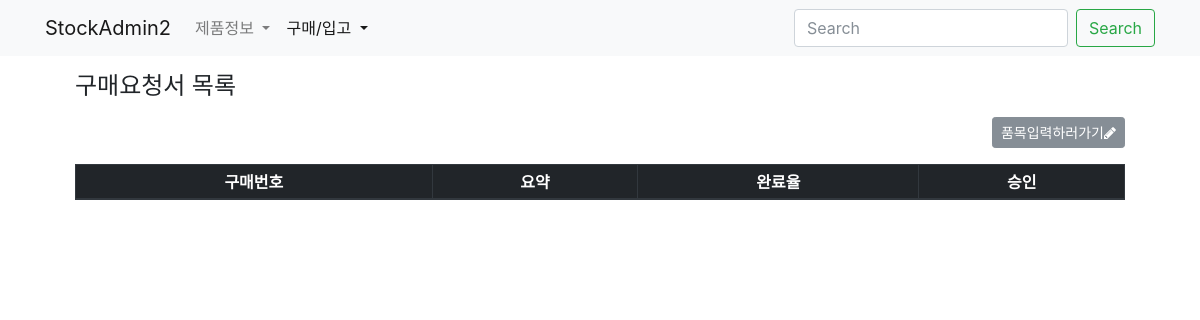
Before: /buy/ with the older database file.
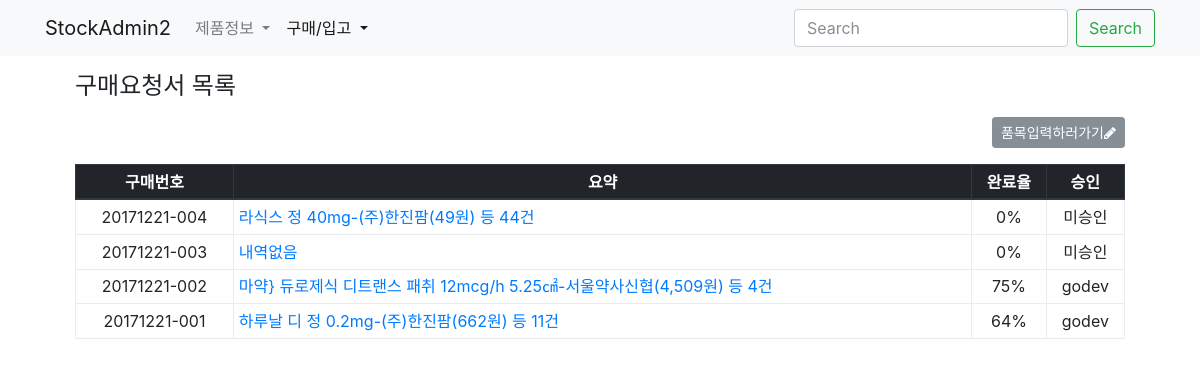
After: the same page with the newer database file.
### buy/models.py (models this page shows, shortened)
class Buy(models.Model):
    slug = models.SlugField('구매번호', unique=True, blank=True, editable=False)
    commiter = models.ForeignKey(settings.AUTH_USER_MODEL, blank=True, null=True, on_delete=models.SET_NULL)
    date = models.DateField('구매일자', blank=True, default=timezone.now)
    iscart = models.BooleanField('카트인지', blank=True, default=False)
    updated = models.DateTimeField(auto_now=True)
    created = models.DateTimeField(auto_now_add=True)
    class Meta:
        verbose_name = '구매요청서'
        verbose_name_plural = '구매요청서'
        ordering = '-created',
    def get_absolute_url(self):
        return reverse('buy:buy-detail', args=(self.slug,))
    @property
    def description(self):
        itemset = self.buyitem_set.all()
        if itemset.exists():
            fistitem = str(itemset.first().buyinfo)
            count = itemset.count()
            return "{} 등 {}건".format(fistitem, count)
        return "내역없음"
    def get_complete_rate(self):
        total_buyitem_count = self.buyitem_set.count()
        if total_buyitem_count > 0:
            annoset = self.buyitem_set.annotate(stocked_amount_sum=Sum('stockrecord__amount'))
            completed_set = annoset.filter(Q(stocked_amount_sum=F('amount'))|Q(isend=True) )
            return completed_set.count() / total_buyitem_count
        return 0

class BuyItem(models.Model):
    buy = models.ForeignKey(Buy, null=True, blank=True, on_delete=models.CASCADE)
    buyinfo = models.ForeignKey('product.BuyInfo', on_delete=models.PROTECT)
    amount = models.IntegerField('구매수량')
    comment = models.CharField('비고', max_length=50, blank=True)
    isend = models.BooleanField('구매종결', default=False)
    updated = models.DateTimeField(auto_now=True)
    created = models.DateTimeField(auto_now_add=True)
    objects = BuyItemManager()
    class Meta:
        verbose_name = '구매품목'
        verbose_name_plural = '구매품목'
        unique_together = 'buy', 'buyinfo',
    def __init__(self, *args, **kwargs):
        super(BuyItem, self).__init__(*args, **kwargs)

### product/models.py (models this page shows, shortened)
class BuyInfo(BuyInfoMixin, models.Model):
    slug = models.SlugField('구매코드', unique=True, blank=True)
    product = models.ForeignKey(Product, on_delete=models.CASCADE)
    market = models.ForeignKey(Market, on_delete=models.CASCADE, null=True, blank=True)
    buy_edi_code = models.CharField('보험코드', max_length=50, blank=True, default="")
    date = models.DateField('시작일자', blank=True, default=timezone.now)
    price = models.DecimalField('구매가격', max_digits=50, decimal_places=2, default=0)
    pay_type = models.CharField('급여구분', blank=True, max_length=50, default="")
    pro_type = models.CharField('전문/일반', blank=True, max_length=50, default="")
    active = models.BooleanField('사용중', default=True)
    updated = models.DateTimeField(auto_now=True)
    created = models.DateTimeField(auto_now_add=True)
    objects = BuyInfoManager()
    class Meta:
        verbose_name = '구매정보'
        verbose_name_plural = '구매정보'
        ordering = '-created',
    def __str__(self):
        if self.market and self.product:
            title = "{}-{}({:,.0f}원)".format(self.product.name, self.market.name, self.price)
            return title
        return self.slug

class Product(models.Model):
    name = models.CharField('제품명', max_length=50, unique=True)
    code = models.CharField('제품코드', max_length=50, unique=True)
    edi_code = models.CharField('보험코드', max_length=50, blank=True, default="")
    company = models.CharField('판매사', max_length=50, blank=True, default="")
    std_unit = models.CharField('제품규격', max_length=10, choices=zip(STD_UNITs, STD_UNITs), default="")
    pkg_amount = models.IntegerField('포장수량', default=1)
    etc_class = models.CharField('기타구분', max_length=10, choices=zip(ETC_CLASS, ETC_CLASS), default='일반')
    apply_root = models.CharField('복용방법', max_length=50, blank=True, default="")
    unit = models.CharField('적용단위', max_length=50, blank=True, default="")
    unit_amount = models.CharField('규격단위량', max_length=50, blank=True, default="")
    op_type = models.CharField('마약류구분', blank=True, max_length=50, default="")
    updated = models.DateTimeField(auto_now=True)
    created = models.DateTimeField(auto_now_add=True)
    objects = ProductManager()
    class Meta:
        verbose_name = '제품'
        verbose_name_plural = '제품'
        ordering = '-created',

class Market(models.Model):
    name = models.CharField('도매상명', max_length=50, unique=True)
    tel = models.CharField('전화', max_length=50, blank=True, null=True)
    fax = models.CharField('팩스', max_length=50, blank=True, null=True)
    email = models.EmailField('메일', blank=True, null=True)
    updated = models.DateTimeField(auto_now=True)
    created = models.DateTimeField(auto_now_add=True)
    objects = MarketManager()
    class Meta:
        verbose_name = '거래처'
        verbose_name_plural = '거래처'

### buy/views.py (the view)
# urls.py: path('', BuyListView.as_view(), name='buy-list'),
class BuyListView(ListView):
    model = Buy

### buy/managers.py (called while the page is built)
    def get_queryset(self):
        return BuyItemQuerySet(self.model, using=self._db)

### buy/templates/buy/buy_list.html
{% extends "buy/buy_base.html" %}
{% block buy_header %}
<div class="col-12">
<h4>구매요청서 목록</h4>
</div>
{% endblock buy_header %}
{% block buy_content %}
<div class="col-12">
<div class="text-right my-3">
    <a class="btn btn-secondary btn-sm" href="{% url 'buy:buy-cart' %}">품목입력하러가기<i class="fa fa-pencil" aria-hidden="true"></i>
</a>
</div>
    <table class="table table-hover table-bordered table-sm">
        <thead class="thead-dark text-center">
            <tr>
                <th>구매번호</th>
                <th>요약</th>
                <th>완료율</th>
                <th>승인</th>
            </tr>
        </thead>
        <tbody>
            {% for object in object_list %}
            <tr>
                <td class="text-center">{{ object.slug }}</td>
                <td><a href="{{ object.get_absolute_url }}">{{ object.description }}</a></td>
                <td class="text-center">{% widthratio object.get_complete_rate 1 100 %}%</td>
                <td class="text-center">{{ object.commiter|default:"미승인" }}</td>
            </tr>
            {% endfor %}
        </tbody>
    </table>
</div>
{% endblock buy_content %}

Changed rows visible on the page:
added Buy: slug "20171221-004", description "라식스 정 40mg-(주)한진팜(49원) 등 44건", id "0", commiter "미승인"
added Buy: slug "20171221-003", description "내역없음", id "0", commiter "미승인"
added Buy: slug "20171221-002", description "마약} 듀로제식 디트랜스 패취 12mcg/h 5.25㎠-서울약사신협(4,509원) 등 4건", id "75", commiter "godev"
added Buy: slug "20171221-001", description "하루날 디 정 0.2mg-(주)한진팜(662원) 등 11건", id "64", commiter "godev"
